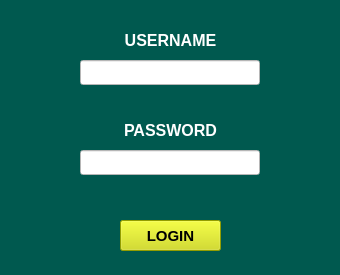
<?xml version="1.0" encoding="UTF-8"?>
<ui version="4.0">
 <class>MainWindow</class>
 <widget class="QMainWindow" name="MainWindow">
  <property name="geometry">
   <rect>
    <x>0</x>
    <y>0</y>
    <width>340</width>
    <height>275</height>
   </rect>
  </property>
  <property name="maximumSize">
   <size>
    <width>550</width>
    <height>275</height>
   </size>
  </property>
  <property name="windowTitle">
   <string>MainWindow</string>
  </property>
  <property name="styleSheet">
   <string notr="true">background-color: rgb(0, 89, 79);</string>
  </property>
  <widget class="QWidget" name="centralwidget">
   <widget class="QLineEdit" name="EditUsername">
    <property name="geometry">
     <rect>
      <x>80</x>
      <y>60</y>
      <width>180</width>
      <height>25</height>
     </rect>
    </property>
    <property name="font">
     <font>
      <pointsize>12</pointsize>
     </font>
    </property>
    <property name="layoutDirection">
     <enum>Qt::LeftToRight</enum>
    </property>
    <property name="styleSheet">
     <string notr="true">background-color: rgb(255, 255, 255);
border-color: rgb(255, 255, 255);</string>
    </property>
    <property name="text">
     <string/>
    </property>
   </widget>
   <widget class="QLineEdit" name="EditPassword">
    <property name="geometry">
     <rect>
      <x>80</x>
      <y>150</y>
      <width>180</width>
      <height>25</height>
     </rect>
    </property>
    <property name="font">
     <font>
      <pointsize>12</pointsize>
     </font>
    </property>
    <property name="layoutDirection">
     <enum>Qt::LeftToRight</enum>
    </property>
    <property name="styleSheet">
     <string notr="true">background-color: rgb(255, 255, 255);
border-color: rgb(255, 255, 255);</string>
    </property>
    <property name="echoMode">
     <enum>QLineEdit::Password</enum>
    </property>
   </widget>
   <widget class="QPushButton" name="btnLogin">
    <property name="geometry">
     <rect>
      <x>120</x>
      <y>220</y>
      <width>101</width>
      <height>31</height>
     </rect>
    </property>
    <property name="font">
     <font>
      <pointsize>11</pointsize>
      <weight>75</weight>
      <bold>true</bold>
     </font>
    </property>
    <property name="styleSheet">
     <string notr="true">background-color: rgb(206, 220, 0);</string>
    </property>
    <property name="text">
     <string>LOGIN</string>
    </property>
   </widget>
   <widget class="QLabel" name="label">
    <property name="geometry">
     <rect>
      <x>0</x>
      <y>30</y>
      <width>341</width>
      <height>20</height>
     </rect>
    </property>
    <property name="font">
     <font>
      <pointsize>12</pointsize>
      <weight>75</weight>
      <bold>true</bold>
     </font>
    </property>
    <property name="styleSheet">
     <string notr="true">color: rgb(255, 255, 255);</string>
    </property>
    <property name="text">
     <string>USERNAME</string>
    </property>
    <property name="alignment">
     <set>Qt::AlignCenter</set>
    </property>
   </widget>
   <widget class="QLabel" name="label_2">
    <property name="geometry">
     <rect>
      <x>0</x>
      <y>120</y>
      <width>341</width>
      <height>20</height>
     </rect>
    </property>
    <property name="font">
     <font>
      <pointsize>12</pointsize>
      <weight>75</weight>
      <bold>true</bold>
     </font>
    </property>
    <property name="styleSheet">
     <string notr="true">color: rgb(255, 255, 255);</string>
    </property>
    <property name="text">
     <string>PASSWORD</string>
    </property>
    <property name="alignment">
     <set>Qt::AlignCenter</set>
    </property>
   </widget>
  </widget>
  <widget class="QStatusBar" name="statusbar"/>
 </widget>
 <resources/>
 <connections/>
</ui>
